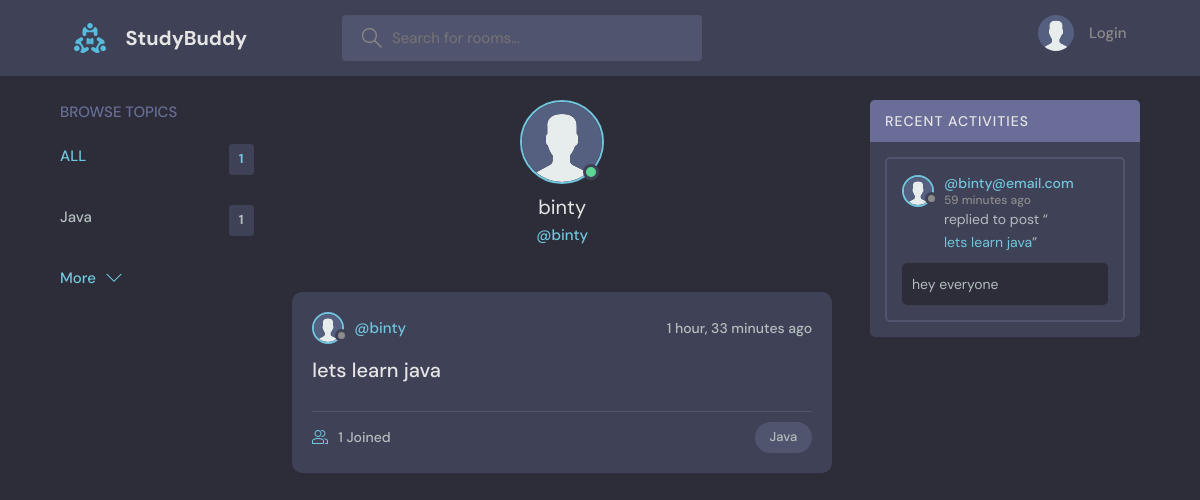
Page /profile/1/ on the committed database.
### base/models.py (models this page shows, shortened)
class Topic(models.Model):
    name=models.CharField(max_length=200)

class User(AbstractUser):
    name = models.CharField(max_length=200,null=True)
    email=models.EmailField(unique=True,null=True)
    bio= models.TextField(null=True)
    avatar= models.ImageField(null=True,default="avatar.svg")
    USERNAME_FIELD='email'
    REQUIRED_FIELDS=[]

class Room(models.Model):
    host=models.ForeignKey(User,on_delete=models.SET_NULL,null=True)
    topic=models.ForeignKey(Topic,on_delete=models.SET_NULL,null=True)
    name=models.CharField(max_length=200)
    description=models.TextField(null=True, blank=True)
    participants=models.ManyToManyField(User, related_name='participants', blank=True)
    updated=models.DateTimeField(auto_now=True)
    created=models.DateTimeField(auto_now_add=True)
    class Meta:
        ordering= ['-updated','-created']
    def __str__(self) :
        return self.name

class Message(models.Model):
    user=models.ForeignKey(User,on_delete=models.CASCADE)
    room=models.ForeignKey(Room,on_delete=models.CASCADE)
    body= models.TextField()
    updated=models.DateTimeField(auto_now=True)
    created=models.DateTimeField(auto_now_add=True)
    class Meta:
        ordering= ['-updated','-created']

### base/views.py (the view)
# urls.py: path('profile/<str:pk>/',views.userProfile, name="user-profile"),
def userProfile(request,pk):
    user=User.objects.get(id=pk)
    rooms=user.room_set.all()
    room_messages= user.message_set.all()
    topics= Topic.objects.all()
    context={'user':user, 'rooms':rooms, 'room_messages':room_messages,
             'topics':topics}
    return render(request, 'base/profile.html', context)

### base/templates/base/profile.html (shortened to what this page needs)
{% extends 'main.html' %}
{% block content %}
  <main class="profile-page layout layout--3">
    <div class="container">
      {% include 'base/topics_component.html' %}
      <div class="roomList">
        <div class="profile">
          <div class="profile__avatar">
            <div class="avatar avatar--large active">
              <img src="{{user.avatar.url}}" />
            </div>
          </div>
          <div class="profile__info">
            <h3>{{user.username}}</h3>
            <p>@{{user.username}}</p>
          </div>
        </div>
        {% include 'base/feed_component.html' %}
      </div>
      {% include 'base/activity_component.html' %}
    </div>
  </main>
{% endblock content %}

### templates/main.html (shortened to what this page needs)
<!DOCTYPE html>
{% load static %}
<html lang="en">
  <head>
    <link rel="stylesheet" href="{% static 'styles/style.css' %}" />
  </head>
  <body>
    {% include 'navbar.html' %}
    {% block content %}
    {% endblock content %}
  </body>
</html>

### templates/navbar.html (shortened to what this page needs)
{% load static %}
<header class="header header--loggedIn">
      <div class="container">
        <a href="{% url 'home' %}" class="header__logo">
          <img src="{% static 'images/logo.svg' %}" />
          <h1>StudyBuddy</h1>
        </a>
        <form class="header__search" method="GET" action="{% url 'home' %}">
          <label>
            <input name="q" placeholder="Search for rooms..." />
          </label>
        </form>
        <nav class="header__menu">
          {% if request.user.is_authenticated %}
          <div class="header__user">
            <a href="{% url 'update-user' %}">
              <div class="avatar avatar--medium active">
                <img src="{{request.user.avatar.url}}" />
              </div>
              <p>{{request.user.username}}<span>@{{request.user.username}}</span></p>
            </a>
            <button class="dropdown-button">
              <svg version="1.1" xmlns="http://www.w3.org/2000/svg" width="32" height="32" viewBox="0 0 32 32">
                <title>chevron-down</title>
                <path d="M16 21l-13-13h-3l16 16 16-16h-3l-13 13z"></path>
              </svg>
            </button>
          </div>
          {% else %}
          <a href="{% url 'login' %}">
        <img src="{% static 'images/avatar.svg' %}" />
            <p>Login</p>
          </a>
          {% endif %}
        </nav>
      </div>
    </header>

### base/templates/base/topics_component.html
<div class="topics">
    <div class="topics__header">
      <h2>Browse Topics</h2>
    </div>
    <ul class="topics__list">
      <li>
        <a href="{% url 'home' %}" class="active">ALL <span>{{topics.count}}</span></a>
      </li>
      {% for topic in topics %}
      <li>
        <a href="{% url 'home' %}?q={{topic.name}}">{{topic.name}} <span>{{topic.room_set.all.count}}</span></a>
      </li>
      {% endfor %}
    </ul>
    <a class="btn btn--link" href="{% url 'topics' %}">
      More
      <svg version="1.1" xmlns="http://www.w3.org/2000/svg" width="32" height="32" viewBox="0 0 32 32">
        <title>chevron-down</title>
        <path d="M16 21l-13-13h-3l16 16 16-16h-3l-13 13z"></path>
      </svg>
    </a>
  </div>

### base/templates/base/feed_component.html (shortened to what this page needs)
{% for room in rooms%}
<div class="roomListRoom">
    <div class="roomListRoom__header">
      <a href="{% url 'user-profile' room.host.id %}" class="roomListRoom__author">
        <div class="avatar avatar--small">
          <img src="{{room.host.avatar.url}}" />
        </div>
        <span>@{{room.host.username}}</span>
      </a>
      <div class="roomListRoom__actions">
        <span>{{room.created|timesince}} ago</span>
      </div>
    </div>
    <div class="roomListRoom__content">
      <a href="{% url 'room' room.id %}">{{room.name}}</a>
    </div>
    <div class="roomListRoom__meta">
      <a href="{% url 'room' room.id %}" class="roomListRoom__joined">
        {{room.participants.all.count}} Joined
      </a>
      <p class="roomListRoom__topic">{{room.topic.name}}</p>
    </div>
  </div>
  {% endfor %}

### base/templates/base/activity_component.html (shortened to what this page needs)
<div class="activities">
    <div class="activities__header">
      <h2>Recent Activities</h2>
    </div>
    {% for message in room_messages %}
    <div class="activities__box">
      <div class="activities__boxHeader roomListRoom__header">
        <a href="{%url 'user-profile' message.user.id %}" class="roomListRoom__author">
          <div class="avatar avatar--small">
            <img src="{{message.user.avatar.url}}" />
          </div>
          <p>
            @{{message.user}}
            <span>{{message.created|timesince}} ago</span>
          </p>
        </a>
      </div>
      <div class="activities__boxContent">
        <p>replied to post “<a href="{% url 'room' message.room.id %}">{{message.room}}</a>”</p>
        <div class="activities__boxRoomContent">
         {{message.body}}
        </div>
      </div>
    </div>
      {% endfor %}
  </div>

### rows in the picture
Topic: name "Java", room_set.all.count "1"
User: avatar (placeholder picture), username "binty"
Room: host.avatar (placeholder picture), host.username "binty", created "1 hour, 33 minutes", name "lets learn java", participants.all.count "1", topic.name "Java"
Message: user.avatar (placeholder picture), user "binty@email.com", created "59 minutes", room "lets learn java", body "hey everyone"

### other values in the picture
{{ topics.count }} "1"
